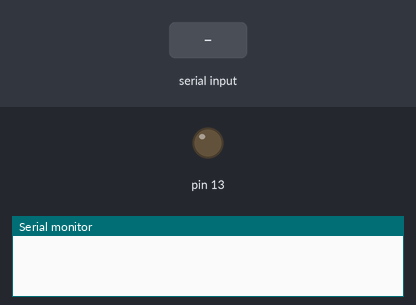
Recording of a sketch running on a simulated Arduino Uno, built with avr-gcc and run on an emulated ATmega328P. On the bench: output pins drawn as LEDs (lit = HIGH), the last lines printed to the serial monitor. The test bench sets the inputs (shaded band).

Above: at 1.2 s.
1.3 s: "Z" received over Serial
At 2.5 s:
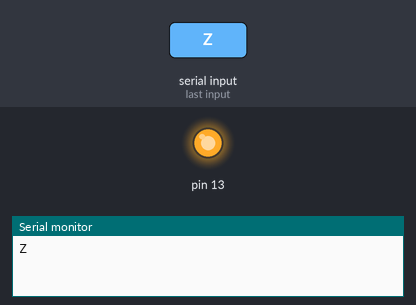
2.8 s: "z" received over Serial
At 3.7 s:
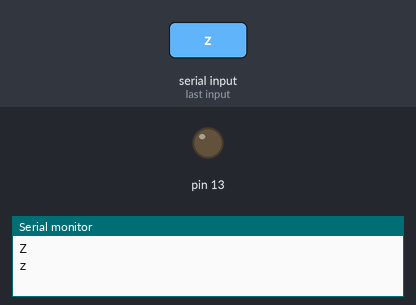
Timing chart, 0 to 5.8 s (numbered marks = the images above; inputs shaded):
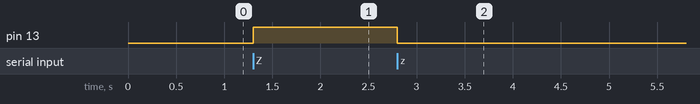

The sketch:

Bluetooth_Module.ino
```cpp
char inputByte;
void setup()
{
 Serial.begin(9600);
 pinMode(13,OUTPUT);

}

void loop()
{
while(Serial.available()>0)
{
  inputByte= Serial.read();
  Serial.println(inputByte);
  if (inputByte=='Z')
  {
  digitalWrite(13,HIGH);
  }
  else if (inputByte=='z')
  {
  digitalWrite(13,LOW);
  }
  }
}
```

Measured:
- after the input at 1.3 s, pin 13: LOW → HIGH at once
- after the input at 2.8 s, pin 13: HIGH → LOW at once
